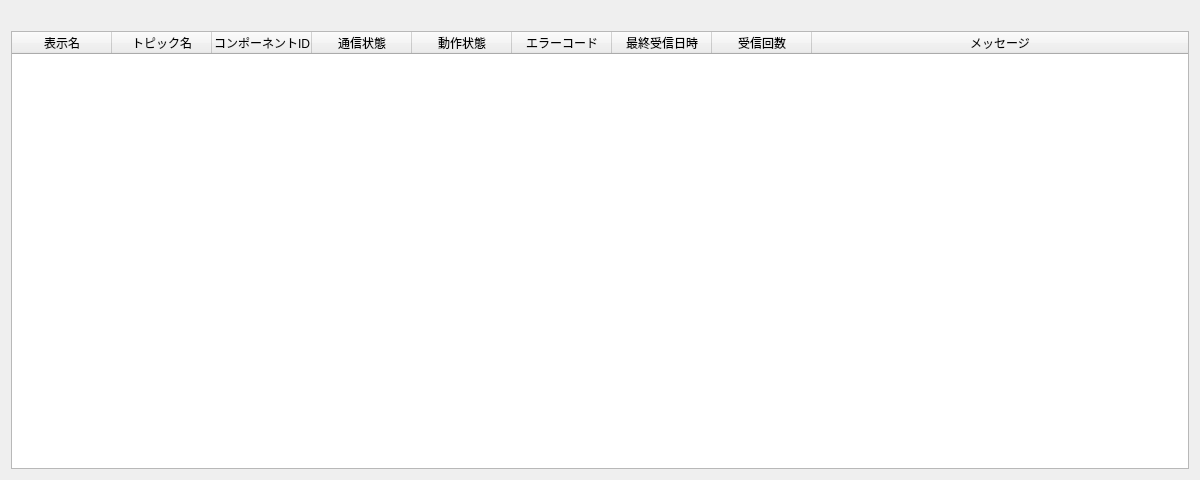
<?xml version="1.0" encoding="UTF-8"?>
<ui version="4.0">
 <class>ComponentMonitorDialog</class>
 <widget class="QDialog" name="ComponentMonitorDialog">
  <property name="geometry">
   <rect>
    <x>0</x>
    <y>0</y>
    <width>1200</width>
    <height>480</height>
   </rect>
  </property>
  <property name="windowTitle">
   <string>Component monitor</string>
  </property>
  <layout class="QVBoxLayout" name="verticalLayout">
   <item>
    <widget class="QLabel" name="overallStatusLabel">
     <property name="text">
      <string/>
     </property>
    </widget>
   </item>
   <item>
    <widget class="QTableWidget" name="topicStatusTable">
     <property name="editTriggers">
      <set>QAbstractItemView::EditTrigger::NoEditTriggers</set>
     </property>
     <property name="selectionBehavior">
      <enum>QAbstractItemView::SelectionBehavior::SelectRows</enum>
     </property>
     <attribute name="horizontalHeaderStretchLastSection">
      <bool>true</bool>
     </attribute>
     <column>
      <property name="text">
       <string>表示名</string>
      </property>
     </column>
     <column>
      <property name="text">
       <string>トピック名</string>
      </property>
     </column>
     <column>
      <property name="text">
       <string>コンポーネントID</string>
      </property>
     </column>
     <column>
      <property name="text">
       <string>通信状態</string>
      </property>
     </column>
     <column>
      <property name="text">
       <string>動作状態</string>
      </property>
     </column>
     <column>
      <property name="text">
       <string>エラーコード</string>
      </property>
     </column>
     <column>
      <property name="text">
       <string>最終受信日時</string>
      </property>
     </column>
     <column>
      <property name="text">
       <string>受信回数</string>
      </property>
     </column>
     <column>
      <property name="text">
       <string>メッセージ</string>
      </property>
     </column>
    </widget>
   </item>
  </layout>
 </widget>
 <resources/>
 <connections/>
</ui>
